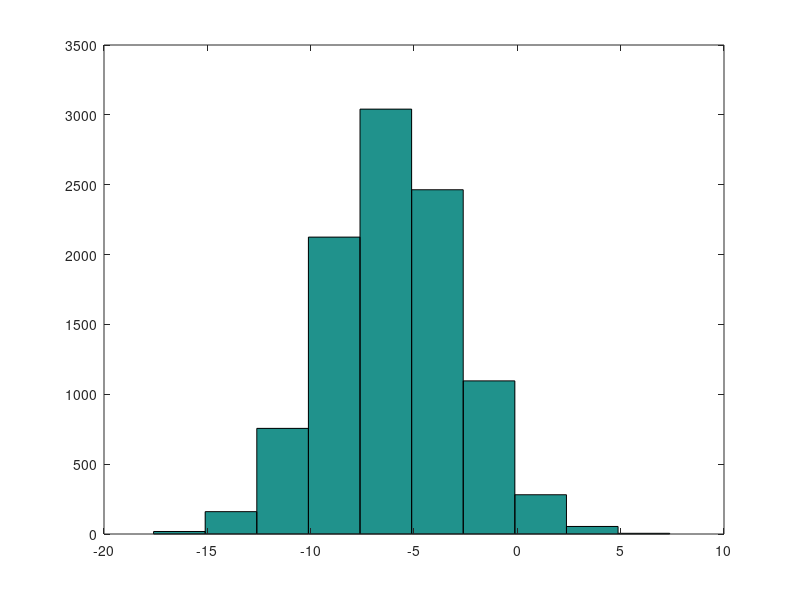

This chart was generated by the following MATLAB code: (Note: this script raises an error after producing the figure.)
% CS229, Autumn 2008-09
% Matlab Review Session

%%% elementary operations
5+6
3-2
5*8
1/2
2^6
1 == 2  % false
1 ~= 2  % true.  note, not "!="
1 && 0
1 || 0
xor(1,0)


%% variable assignment
a = 3; % semicolon suppresses output
b = 'hi';
c = 3>=1;

% Displaying them:
a = pi
disp(sprintf('2 decimals: %0.2f', a))
disp(sprintf('6 decimals: %0.6f', a))
format long
a
format short
a


%%  vectors and matrices
A = [1 2; 3 4; 5 6]

v = [1 2 3]
v = [1; 2; 3]
v = [1:0.1:2]  % from 1 to 2, with stepsize of 0.1. Useful for plot axes
v = 1:6   % from 1 to 6, assumes stepsize of 1

C = 2*ones(2,3)  % same as C = [2 2 2; 2 2 2]
w = ones(1,3)   % 1x3 vector of ones
w = zeros(1,3)
w = rand(1,3)  % drawn from a uniform distribution 
w = randn(1,3) % drawn from a normal distribution (mean=0, var=1)
w = -6 + sqrt(10)*(randn(1,10000))  % (mean = 1, var = 2)
hist(w)
e = []; % empty vector
I = eye(4)    % 4x4 identity matrix


%% dimensions
sz = size(A)
size(A,1)  % number of rows
size(A,2) % number of cols
length(v)  % size of longest dimension


%% loading data
load q1y.dat
load q1x.dat
who
whos
clear q1y  % clear w/ no argt clears all
v = q1x(1:10);
save hello v;   % save variable v into file hello.mat
save hello.txt v -ascii; % save as ascii
% fopen, fprintf, fscanf also work
% ls  %% cd, pwd  & other unix commands work in matlab; to access shell,
% preface with "!" 


%% indexing
A(3,2) % indexing is (row,col)
A(2,:)  % get the 2nd row. %% ":" means every elt along that dimension
A(:,2)  % get the 2nd col
A(1,end) % 1st row, last elt. Indexing starts from 1.
A(end,:) % last row
A([1 3],:)

A(:,2) = [10 11 12]'  % change second column
A = [A, [100; 101; 102]]; % append column vec
% A = [ones(size(A,1),1),  A];  % e.g bias term in linear regression
A(:) % Select all elements as a column vector.


%% matrix operations
A * C % matrix multiplication
B = [5 6; 7 8; 9 10] % same dims as A
A .* B % element-wise multiplcation
% A .* C  or A * B gives error - wrong dimensions
A .^ 2
1./v
log(v)  % functions like this operate element-wise on vecs or matrices 
exp(v) % e^4
abs(v)

-v  % -1*v

v + ones(1,length(v))
% v + 1  % same

A'  % (conjuate) transpose


%% misc useful functions

% max  (or min)
a = [1 15 2 0.5]
val = max(a)
[val,ind] = max(a)

% find
find(a < 3)
A = magic(3)
[r,c] = find(A>=7)

% sum, prod
sum(a)
prod(a)
floor(a) % or ceil(a)
max(rand(3),rand(3))
max(A,[],1)
min(A,[],2)
A = magic(9)
sum(A,1)
sum(A,2)
sum(sum( A .* eye(9) ))
sum(sum( A .* flipud(eye(9)) ))


% pseudo-inverse
pinv(A)  % inv(A'*A)*A'

% check empty
isempty(e)
numel(A)
size(A)
prod(size(A))


%% reshape and replication
A = magic(3)
A = [A [0;1;2]]
reshape(A,[4 3])
reshape(A,[2 6])
v = [100;0;0]
A+v
A + repmat(v,[1 4])
bsxfun(@plus, A, v)


%% plotting
t = [0:0.01:0.98];
y1 = sin(2*pi*4*t); 
plot(t,y1);
y2 = cos(2*pi*4*t);
hold on;  % "hold off" to turn off
plot(t,y2,'r--');
xlabel('time');
ylabel('value');
legend('sin','cos');
title('my plot');
close;  % or,  "close all" to close all figs

figure(2), clf;  % can specify the figure number
subplot(1,2,1); % Divide plot into 1x2 grid, access 1st element
plot(t,y1);
subplot(1,2,2); % Divide plot into 1x2 grid, access 2nd element
plot(t,y2);
axis([0.5 1 -1 1]);  % change axis scale

%% display a matrix (or image) 
figure;
imagesc(magic(15)), colorbar, colormap flag;
% comma-chaining function calls.


%% for, while, if statements

w = [];
z = 0;
is = 1:10
for i=is
    w = [w, 2*i] % Same as \/
%     w(i) = 2*i
%     w(end+1) = 2*i
    z = z + i;
    break;
    continue;
end
% avoid! same as w = 2*[1:10], z = sum([1:10]);

w = [];
while length(w) < 3
    w = [w, 4];
    break    
end


if w(1)==0
    % <statement>
elseif w(1)==1   
    % <statement>
else
    % <statement>
end


% exit  % quit

%% Logistic regression

[th,ll] = logistic_grad_ascent(q1x,q1y);
plot(ll)
